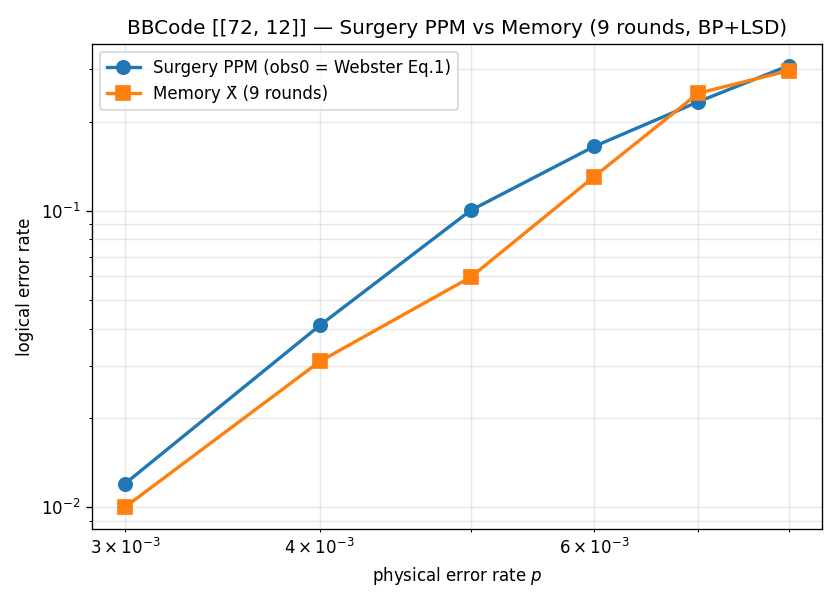

Source code (Python):
"""Surgery PPM LER vs Memory LER on the same code.

For a chosen code, runs two parallel sinter sweeps over physical error rates:
  1. Surgery PPM circuit (obs0 = Webster Eq.1 only) — measures X̄_M via syndromes
  2. Standard memory experiment of the data code — preserves logical X̄

Plots both LER curves on a log-log axis for direct comparison. The two
quantities are different physical observables on different circuits, but
both measure "how often a logical operation fails on this code at noise
rate p" and so are meaningful to compare.

Run: python examples/scripts/single_ppm_vs_memory_ler.py
"""

from __future__ import annotations

import time
import numpy as np
import sinter
import matplotlib.pyplot as plt
import stim

from qldpc import codes, circuits, decoders
from qldpc.circuits.surgery import (
    build_gadget, build_single_ppm_circuit, boost_gadget, cheeger_constant,
    keep_only_observable,
)
from qldpc.circuits.noise_model import DepolarizingNoiseModel
from qldpc.objects import Pauli

import sympy

def main() -> None:
    print("Surgery PPM LER vs Memory LER on BBCode [[72, 12]]")
    print("=" * 65)

    code = codes.SteaneCode()
    xs, ys = sympy.symbols("x y")
    code = codes.BBCode(
          {xs: 6, ys: 6},
          xs**3 + ys + ys**2,
          ys**3 + xs + xs**2)
    # code = codes.BBCode(
    #       {xs: 31, ys: 4},
    #       1 + xs**6 * ys + xs**27,
    #       ys**2 + xs**15 * ys*3 + xs**24)
    x = np.asarray(code.get_logical_ops(Pauli.X)[0]).astype(np.uint8)
    g = build_gadget(code, x)
    # Check the boundary Cheeger constant; only boost if below Webster's
    # distance-preservation threshold (h ≥ 1).
    h = cheeger_constant(g)
    print(f"  code         : [[{code.num_qudits}, {code.dimension}]]")
    print(f"  Cheeger h(F) : {h:.3f}  (Webster threshold = 1.0)")
    if h < 1.0:
        print(f"  → boosting...")
        g = boost_gadget(
            g, method='combinatorial', target=1.0, max_extra_qubits=20, seed=3,
        )
        print(f"  → boosted F: {g.F.shape}, h(F_aug) = {cheeger_constant(g):.3f}")
    else:
        print(f"  → already ≥ 1.0, skipping boost")
    rounds = 9

    # Cain Fig 1b range: linear p ∈ [0.003, 0.008], 6 points
    p_values = list(np.linspace(0.003, 0.008, 6))
    p_values_rounded = [round(p, 5) for p in p_values]
    print(f"  rounds       : {rounds}")
    print(f"  p values     : {p_values_rounded}")
    print(f"  decoder      : qldpc.decoders.SinterDecoder (BP + LSD, min-sum)")

    surgery_tasks = []
    memory_tasks = []
    for p in p_values:
        noise = DepolarizingNoiseModel(p, include_idling_error=False)

        # Surgery PPM: keep only obs0 = Webster Eq.1
        surg = build_single_ppm_circuit(g, rounds=rounds, noise_model=noise)
        surg_obs0 = keep_only_observable(surg, keep_idx=0)
        surgery_tasks.append(sinter.Task(
            circuit=surg_obs0,
            json_metadata={"p": float(p), "kind": "surgery"},
        ))

        # Memory: data code, X-basis. get_memory_experiment emits one
        # OBSERVABLE_INCLUDE per X-logical (k of them); we keep only X̄_0 to
        # match surgery's `code.get_logical_ops(Pauli.X)[0]`. Without this
        # filter, "any of the k X̄_i flipped" inflates the apparent LER by ~k.
        mem = circuits.get_memory_experiment(
            code, basis=Pauli.X, num_rounds=rounds, noise_model=noise,
        )
        mem_obs0 = keep_only_observable(mem, keep_idx=0)
        memory_tasks.append(sinter.Task(
            circuit=mem_obs0,
            json_metadata={"p": float(p), "kind": "memory"},
        ))

    decoder = decoders.SinterDecoder(
        with_BP_LSD=True, max_iter=20, bp_method="ms", lsd_method="lsd_cs", lsd_order=3,
    )
    # Cain Fig 1b reaches LER ~10⁻⁷ at p=0.003 — needs many shots to resolve.
    # We use 1e5 shots as a compromise (low-p points may still hit 0 errors).
    # Crank max_shots higher (e.g. 1e6 or 1e7) and num_workers up for publication
    # quality.
    max_shots = 2000
    max_errors = 100
    print(f"\n  collecting sinter samples (max_shots={max_shots:,}, max_errors={max_errors})...")
    t0 = time.time()
    results = sinter.collect(
        tasks=surgery_tasks + memory_tasks,
        decoders=["custom"],
        custom_decoders={"custom": decoder},
        num_workers=4,
        max_shots=max_shots,
        max_errors=max_errors,
        print_progress=True,
    )
    t_collect = time.time() - t0
    print(f"  collected {len(results)} task results in {t_collect:.1f}s")

    # Aggregate
    surgery_lers = {}
    memory_lers = {}
    for r in results:
        p = r.json_metadata["p"]
        kind = r.json_metadata["kind"]
        ler = r.errors / max(r.shots, 1)
        if kind == "surgery":
            surgery_lers[p] = (ler, r.errors, r.shots)
        else:
            memory_lers[p] = (ler, r.errors, r.shots)

    # Print summary
    print(f"\n  {'p':>10} | {'surgery LER':>15} | {'memory LER':>15}")
    print(f"  {'-' * 10} | {'-' * 15} | {'-' * 15}")
    for p in sorted(p_values):
        s_ler, s_err, s_shots = surgery_lers.get(p, (np.nan, 0, 0))
        m_ler, m_err, m_shots = memory_lers.get(p, (np.nan, 0, 0))
        print(
            f"  {p:>10.4f} | {s_ler:>9.4f} ({s_err:>3}/{s_shots:<5})"
            f" | {m_ler:>9.4f} ({m_err:>3}/{m_shots:<5})"
        )

    # Plot
    fig, ax = plt.subplots(figsize=(7, 5))
    ps_sorted = sorted(p_values)
    ax.loglog(
        ps_sorted, [surgery_lers[p][0] for p in ps_sorted],
        "o-", label="Surgery PPM (obs0 = Webster Eq.1)",
        markersize=8, linewidth=2,
    )
    ax.loglog(
        ps_sorted, [memory_lers[p][0] for p in ps_sorted],
        "s-", label=f"Memory X̄ ({rounds} rounds)",
        markersize=8, linewidth=2,
    )
    ax.set_xlabel("physical error rate $p$")
    ax.set_ylabel("logical error rate")
    ax.set_title(
        f"BBCode [[{code.num_qudits}, {code.dimension}]] — "
        f"Surgery PPM vs Memory ({rounds} rounds, BP+LSD)"
    )
    ax.legend(loc="upper left")
    ax.grid(True, which="both", alpha=0.3)
    plt.tight_layout()

    out_path = "examples/scripts/single_ppm_vs_memory_ler.png"
    plt.savefig(out_path, dpi=120)
    print(f"\n  plot saved → {out_path}")


if __name__ == "__main__":
    main()
